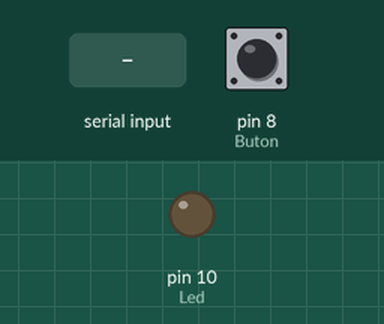
This sketch was run on a simulated Arduino Uno, built with avr-gcc and run on an emulated ATmega328P. On the bench: output pins drawn as LEDs (lit = HIGH). Dashed ring = blinking. The inputs (shaded band) are chosen by the test bench; at power-on: pin 8 (Buton) LOW. What the sketch prints to the serial monitor is not drawn.

Above: at 1.2 s.
1.3 s: pin 8 (Buton) pulled HIGH for 0.15 s
At 1.37 s:
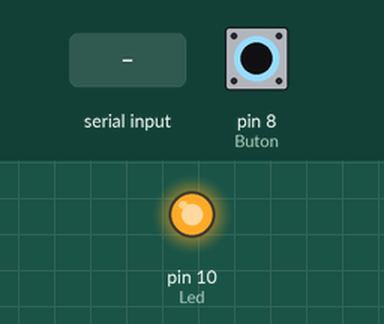
2.9 s: "1" received over Serial
At 4.0 s:
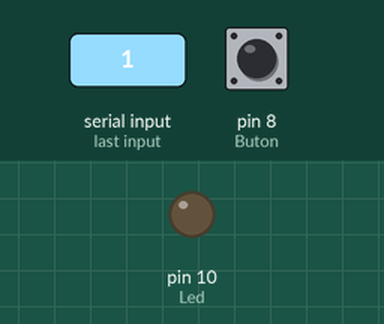
5.9 s: pin 8 (Buton) pulled HIGH for 1 s
At 6.2 s:
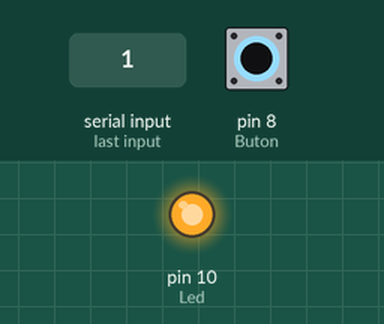
8.4 s: "0" received over Serial
11.4 s: "2" received over Serial
14.4 s: pin 8 (Buton) pulsed HIGH 2 times (0.12 s each, 0.3 s apart)
At 14.46 s:
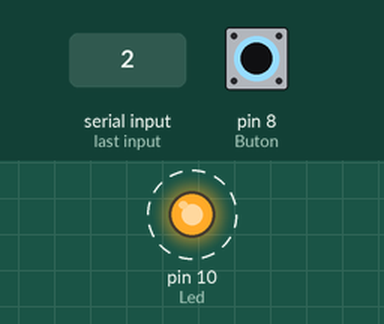
Timing chart, 0 to 17.4 s (numbered marks = the images above; inputs shaded):
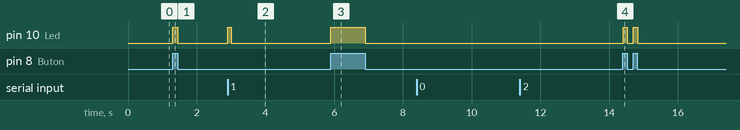

The sketch:

ardunioledwimform.ino
```cpp
#define Buton 8
#define Led 10

void setup() {
  Serial.begin(9600);
  pinMode(Buton,INPUT);
  pinMode(Led,OUTPUT);
}

void loop() {
  if (Serial.available()){
    char gelen_bilgi = Serial.read();
    if(gelen_bilgi == '1'){
      digitalWrite(Led,HIGH);
      Serial.print("led open");
    }
    else if(gelen_bilgi == '0'){
      digitalWrite(Led,LOW);
      Serial.print("led close");
    }
  delay(100);
  }

  if(digitalRead(Buton) == HIGH){
    digitalWrite(Led,HIGH);
    Serial.print("led open");
  }
  else {
    digitalWrite(Led,LOW);
    Serial.print("led close");
  }
  delay(10);
}
```

Measured:
- after the input at 1.3 s, pin 10 (Led): LOW → HIGH at once, → LOW 0.15 s later
- after the input at 2.9 s, pin 10 (Led): LOW → HIGH at once, → LOW 0.10 s later
- after the input at 5.9 s, pin 10 (Led): LOW → HIGH at once, → LOW 1.0 s later
- after the input at 8.4 s, every drawn part: stays the same
- after the input at 11.4 s, every drawn part: stays the same
- after the input at 14.4 s, pin 10 (Led): alternates HIGH for 0.12 s and LOW for 0.18 s, 4 changes in all, then stays LOW, starting at once
